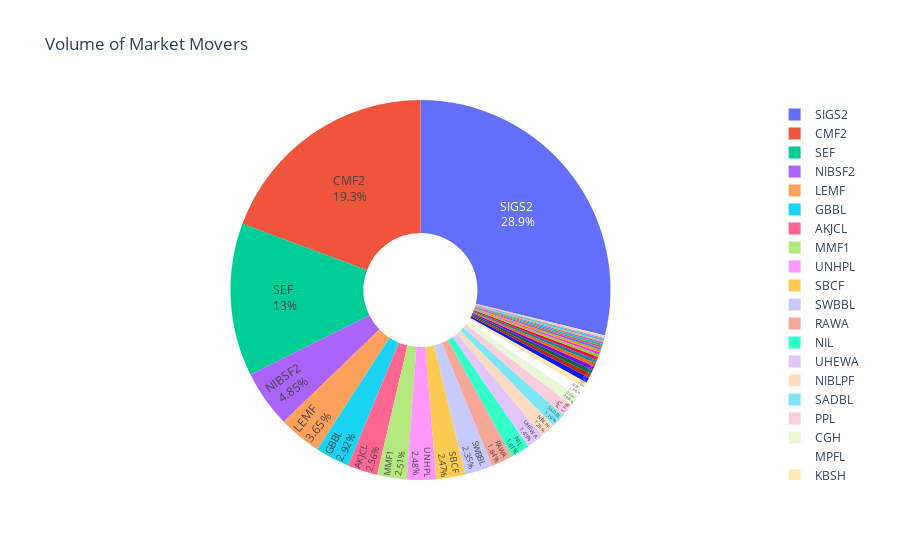

The notebook cell this image was saved under:
### Code cell
import plotly.express as px
fig = px.pie(df, values='Volume', names='Symbol' ,  title='Volume of Market Movers', hole=.3)
fig.update_traces(textposition='inside', textinfo='percent+label')
fig.show()

### Figure 1 — Plotly figure (JSON) as saved in the notebook; plotly's stock layout.template omitted (floating-point values rounded to 4 significant figures)
{"data": [{"domain": {"x": [0, 1], "y": [0, 1]}, "hole": 0.3, "hovertemplate": "Symbol=%{label}<br>Volume=%{value}<extra></extra>", "labels": ["KBSH ", "SMFBS ", "CMF2 ", "PPL ", "USHEC ", "SEF ", "SIGS2 ", "SFEF ", "SPC ", "BNT ", "NMBD2085 ", "NIBD84 ", "NIBSF2 ", "RAWA ", "NIBD2082 ", "NBLD87 ", "EHPL ", "MMFDB ", "NIMBPO ", "KPCL ", "UHEWA ", "MPFL ", "SAGF ", "SDBD87 ", "UNL ", "SLBSL ", "NMBHF1 ", "SWBBL ", "SADBL ", "NIBLGF ", "NIL ", "NIBLPF ", "MLBS ", "RSDC ", "MMF1 ", "GBD80/81 ", "ICFCD83 ", "LEMF ", "NESDO ", "SHEL ", "UNHPL ", "NABBC ", "SBCF ", "BHPL ", "AKJCL ", "GBBL ", "RURU ", "CGH ", "NSIF2 "], "legendgroup": "", "name": "", "showlegend": true, "textinfo": "percent+label", "textposition": "inside", "type": "pie", "values": [2509, 30, 98486, 5617, 1510, 66300, 146970, 1700, 750, 60, 49, 25, 24710, 9355, 140, 20, 740, 869, 1020, 764, 7600, 4305, 1100, 125, 60, 239, 932, 11972, 6048, 830, 8191, 6438, 370, 2315, 12800, 13, 90, 18587, 1505, 1820, 12633, 1713, 12600, 1073, 13016, 14863, 253, 4739, 1420]}], "layout": {"legend": {"tracegroupgap": 0}, "title": {"text": "Volume of Market Movers"}}}
